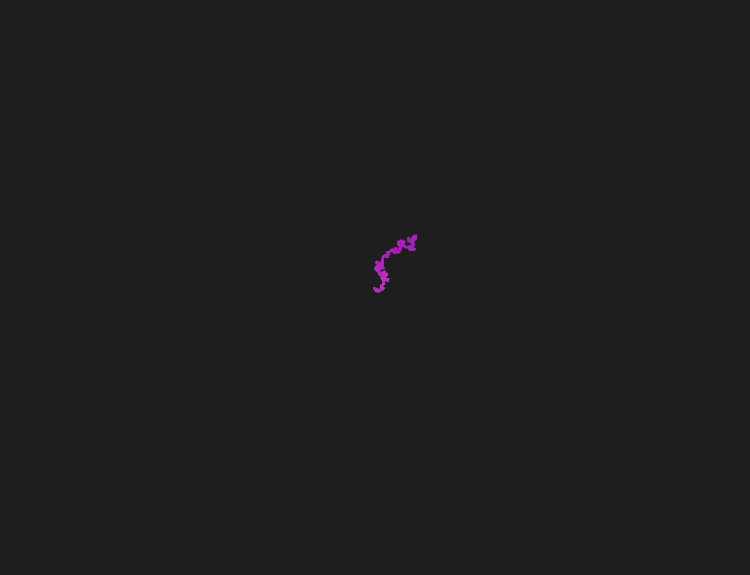
Frame 1 (no input)
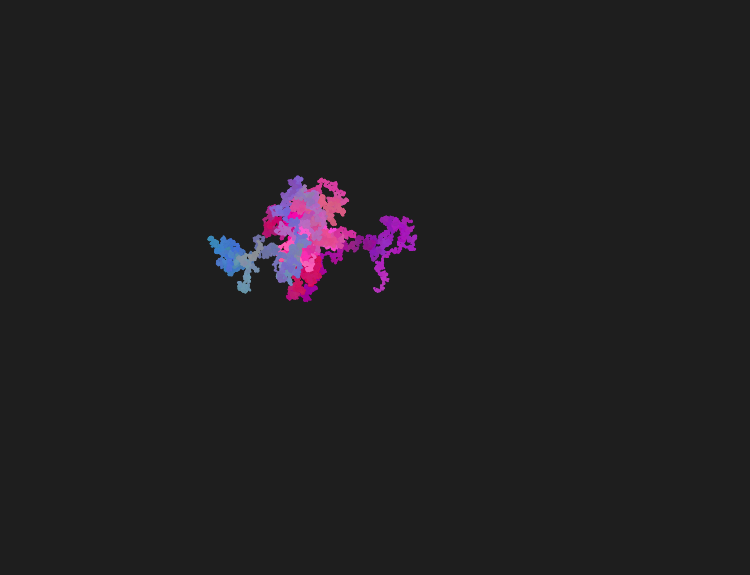
Frame 60 (no input)
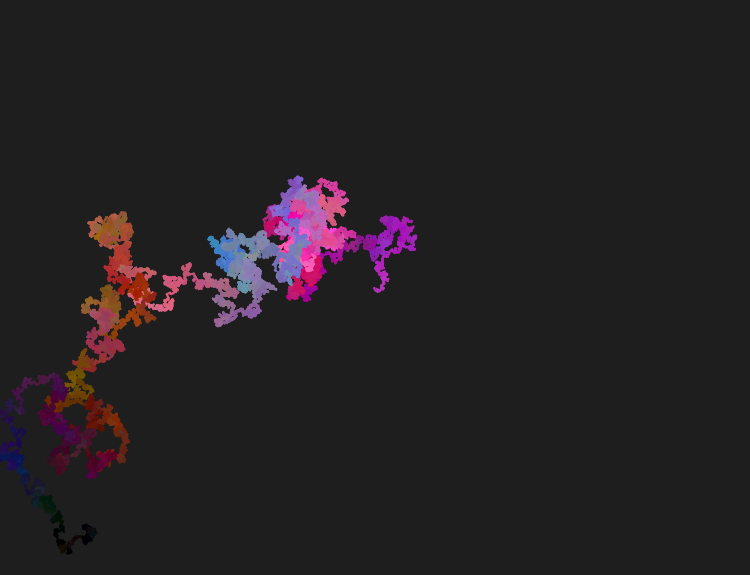
Frame 120 (the mouse pressed at the canvas centre since frame 60)

The p5.js sketch that drew these frames (run headless with seeded random() and noise() and a simulated clock; from frame 60 on, the mouse is pressed at the canvas centre):

// p5.js sketch
// ── sketch.js
let x;
let y;
let r;
let g;
let b;

function setup() {
  createCanvas(750, 575);
  background(30);
  x=width/2;
  y=height/2;
  r=random(255);
  g=random(255);
  b=random(255);
}

function draw() {
  for (let i=0;i<1000;i++) {
    step();
  }  
}

function step() {
  x+=random(-1,1);
  y+=random(-1,1);
  x=constrain(x,0,width);
  y=constrain(y,0,height);
  r+=random(-1,1);
  g+=random(-1,1);
  b+=random(-1,1);
  r=constrain(r,0,255);
  g=constrain(g,0,255);
  b=constrain(b,0,255);
  stroke(r,g,b);
  strokeWeight(2);
  point(x,y);
}
